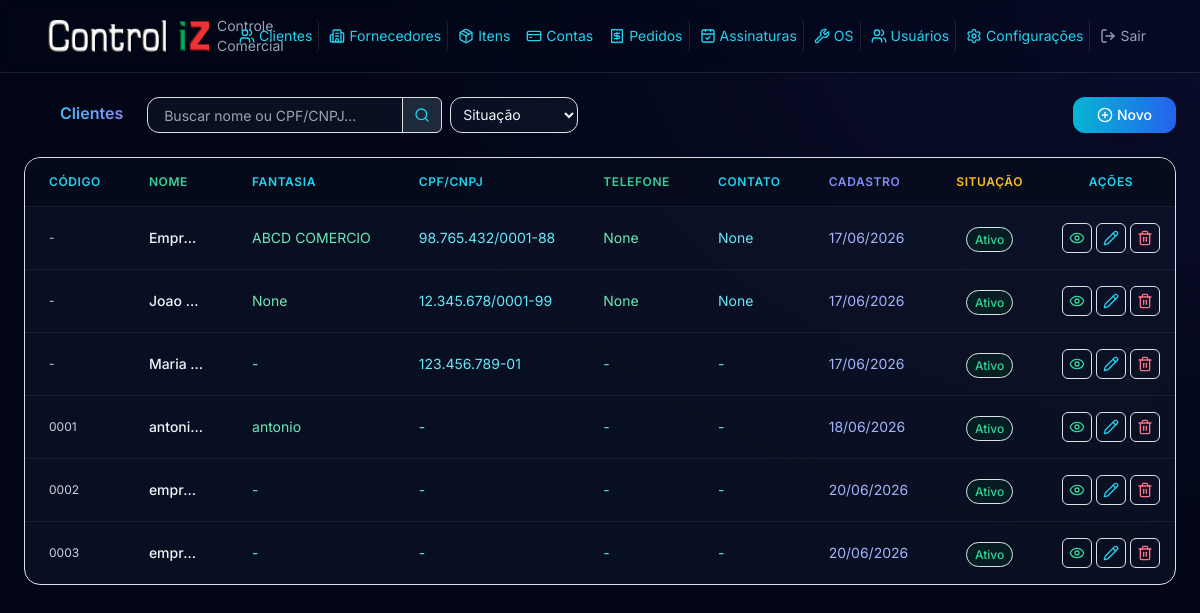
/clientes/, run on the app's committed database.
### models.py (models this page shows)
class Cliente(Base):
    __tablename__ = "clientes"
    id = Column(Integer, primary_key=True, index=True)
    codigo = Column(String(50), nullable=True)
    bling_id = Column(BigInteger, nullable=True, unique=True)
    bling_updated_at = Column(DateTime, nullable=True)
    bling_pending_sync = Column(Boolean, default=False)
    nome = Column(String(200), nullable=False)
    cpf_cnpj = Column(String(20), nullable=True)
    tipo_pessoa = Column(String(10), nullable=True)
    email = Column(String(200), nullable=True)
    telefone = Column(String(20), nullable=True)
    celular = Column(String(20), nullable=True)
    endereco = Column(String(300), nullable=True)
    bairro = Column(String(100), nullable=True)
    cidade = Column(String(100), nullable=True)
    estado = Column(String(2), nullable=True)
    cep = Column(String(10), nullable=True)
    contato = Column(String(200), nullable=True)
    fantasia = Column(String(200), nullable=True)
    inscricao_estadual = Column(String(20), nullable=True)
    inscricao_municipal = Column(String(20), nullable=True)
    situacao = Column(String(1), default="A")
    observacao = Column(Text, nullable=True)
    created_at = Column(DateTime, default=datetime.now)
    updated_at = Column(DateTime, default=datetime.now, onupdate=datetime.now)
    contas_receber = relationship("ContaReceber", back_populates="cliente")
    assinaturas = relationship("Assinatura", back_populates="cliente")
    ordens_servico = relationship("OrdemServico", back_populates="cliente")

### routers/clientes.py (the view)
@router.get("/")
def listar_clientes(request: Request, db: Session = Depends(get_db), busca: str = Query(""), situacao: str = Query("")):
    query = db.query(Cliente)
    if busca:
        query = query.filter(
            Cliente.nome.ilike(f"%{busca}%") | Cliente.cpf_cnpj.ilike(f"%{busca}%")
        )
    if situacao:
        query = query.filter(Cliente.situacao == situacao)
    clientes = query.order_by(Cliente.nome).all()
    return request.app.state.templates.TemplateResponse(
        "clientes/listar.html",
        {"request": request, "clientes": clientes, "busca": busca, "filtro_situacao": situacao}
    )

### templates/clientes/listar.html (shortened to what this page needs)
{% extends "base.html" %}
{% block content %}
<div class="flex items-center justify-between w-full mb-6 gap-4">
    <h4 class="text-transparent bg-clip-text bg-gradient-to-r from-cyan-400 to-indigo-400 font-semibold"><i data-lucide="users" class="w-6 h-6 inline me-2"></i> Clientes</h4>
    <div class="flex items-center gap-2">
        <form class="flex items-center">
            <input type="text" class="w-64 h-9 text-sm px-3 py-2 bg-slate-900/60 border border-slate-800/80 rounded-l-xl text-slate-100 focus:border-cyan-500/50" name="busca" placeholder="Buscar nome ou CPF/CNPJ..." value="{{ busca }}">
            <button class="flex items-center justify-center h-9 w-10 bg-slate-800 border border-white/10 rounded-r-md -ml-px text-cyan-400 transition" type="submit"><i data-lucide="search" class="w-4 h-4"></i></button>
            <select class="w-32 h-9 text-sm px-2 py-1 bg-slate-900/60 border border-slate-800/80 rounded-xl text-slate-100 focus:border-cyan-500/50 ml-2" name="situacao" onchange="this.form.submit()">
                <option value="">Situação</option>
            </select>
        </form>
    </div>
    <a href="/clientes/novo" class="flex items-center h-9 px-4 text-sm bg-gradient-to-r from-cyan-500 to-blue-600 hover:from-cyan-600 hover:to-blue-700 text-white rounded-xl font-medium transition-all shadow-lg shadow-cyan-500/10 flex-shrink-0 ml-auto"><i data-lucide="plus-circle" class="w-4 h-4 me-1"></i> Novo</a>
</div>
<div class="overflow-x-auto w-full">
    <div class="bg-slate-900/60 backdrop-blur-md border border-slate-800/80 rounded-2xl shadow-xl overflow-hidden">
        <table class="w-full divide-y divide-slate-800/60">
        <thead class="bg-slate-950/50">
            <tr>
                <th class="px-4 py-3 text-left text-xs font-semibold text-cyan-400 uppercase tracking-wider w-24">Código</th>
                <th class="px-4 py-3 text-left text-xs font-semibold text-emerald-400 uppercase tracking-wider">Nome</th>
                <th class="px-4 py-3 text-left text-xs font-semibold text-cyan-400 uppercase tracking-wider w-28">Fantasia</th>
                <th class="px-4 py-3 text-left text-xs font-semibold text-cyan-400 uppercase tracking-wider w-28">CPF/CNPJ</th>
                <th class="px-4 py-3 text-left text-xs font-semibold text-emerald-400 uppercase tracking-wider w-24">Telefone</th>
                <th class="px-4 py-3 text-left text-xs font-semibold text-cyan-400 uppercase tracking-wider w-20">Contato</th>
                <th class="px-4 py-3 text-left text-xs font-semibold text-indigo-400 uppercase tracking-wider w-20">Cadastro</th>
                <th class="px-4 py-3 text-center text-xs font-semibold text-amber-400 uppercase tracking-wider w-20">Situação</th>
                <th class="px-4 py-3 text-center text-xs font-semibold text-cyan-400 uppercase tracking-wider w-20">Ações</th>
            </tr>
        </thead>
        <tbody class="divide-y divide-slate-800/60">
            {% for c in clientes %}
            <tr class="hover:bg-slate-800/40 transition">
                <td class="px-4 py-3 text-xs text-slate-300" style="max-width: 3.5rem; overflow: hidden; text-overflow: ellipsis; white-space: nowrap;">{{ c.codigo|replace('CLI', '')|replace('-', '') if c.codigo else '-' }}</td>
                <td class="px-4 py-3 text-sm font-medium text-slate-100" style="max-width: 3rem; overflow: hidden; text-overflow: ellipsis; white-space: nowrap;"><a href="/clientes/{{ c.id }}">{{ c.nome }}</a></td>
                <td class="px-4 py-3 text-sm text-emerald-300" style="max-width: 12rem; overflow: hidden; text-overflow: ellipsis; white-space: nowrap;">{{ c.fantasia or '-' }}</td>
                <td class="px-4 py-3 text-sm text-cyan-300" style="max-width: 14rem; overflow: hidden; text-overflow: ellipsis; white-space: nowrap;">{{ c.cpf_cnpj|format_cpf_cnpj or '-' }}</td>
                <td class="px-4 py-3 text-sm text-emerald-300" style="max-width: 10rem; overflow: hidden; text-overflow: ellipsis; white-space: nowrap;">{{ c.telefone or c.celular or '-' }}</td>
                <td class="px-4 py-3 text-sm text-cyan-300" style="max-width: 8rem; overflow: hidden; text-overflow: ellipsis; white-space: nowrap;">{{ c.contato or '-' }}</td>
                <td class="px-4 py-3 text-sm text-indigo-300" style="max-width: 8rem; overflow: hidden; text-overflow: ellipsis; white-space: nowrap;">{{ c.created_at.strftime('%d/%m/%Y') if c.created_at else '-' }}</td>
                <td class="px-4 py-3 text-center">
                    {% if c.situacao == 'A' %}
                    <span class="px-2 py-1 text-xs font-medium bg-emerald-950/50 text-emerald-400 border border-emerald-800/50 rounded-full">Ativo</span>
                    {% elif c.situacao == 'I' %}
                    <span class="px-2 py-1 text-xs font-medium bg-rose-950/50 text-rose-400 border border-rose-800/50 rounded-full">Inativo</span>
                    {% elif c.situacao == 'S' %}
                    <span class="px-2 py-1 text-xs font-medium bg-amber-950/50 text-amber-400 border border-amber-800/50 rounded-full">Sem Mov.</span>
                    {% else %}
                    <span class="px-2 py-1 text-xs font-medium bg-slate-950/50 text-slate-400 border border-slate-800/50 rounded-full">{{ c.situacao }}</span>
                    {% endif %}
                </td>
                <td class="px-2 py-3 text-center align-middle" style="min-width: 8rem;">
                    <div class="flex items-center justify-center gap-1">
                        <a href="/clientes/{{ c.id }}" class="inline-flex p-1.5 text-emerald-400 border border-slate-700 rounded hover:bg-emerald-950/30 transition" title="Ver"><i data-lucide="eye" class="w-4 h-4"></i></a>
                        <a href="/clientes/{{ c.id }}/editar" class="inline-flex p-1.5 text-cyan-400 border border-slate-700 rounded hover:bg-cyan-950/30 transition" title="Editar"><i data-lucide="pencil" class="w-4 h-4"></i></a>
                        <button type="button" class="inline-flex p-1.5 text-rose-400 border border-slate-700 rounded hover:bg-rose-950/30 transition" onclick="confirmarExclusao('/clientes/{{ c.id }}/excluir')" title="Excluir"><i data-lucide="trash-2" class="w-4 h-4"></i></button>
                    </div>
                </td>
            </tr>
            {% else %}
            <tr><td colspan="9" class="px-4 py-12 text-center text-slate-500">Nenhum cliente cadastrado</td></tr>
            {% endfor %}
        </tbody>
    </table>
    </div>
</div>
{% endblock %}

### static/css/styles.css (style rules this page uses)
:root { --bg-primary: #0b1120; --bg-secondary: #111827; --glass-bg: rgba(17, 24, 39, 0.7); --glass-border: rgba(255, 255, 255, 0.08); --accent-primary: #0066cc; --accent-secondary: #00b359; --accent-tertiary: #e62e2e; --accent-gradient: linear-gradient(135deg, #0066cc 0%, #00b359 100%); --text-primary: #ffffff; --text-secondary: #94a3b8; --text-muted: #64748b; --success: #00b359; --warning: #f59e0b; --danger: #e62e2e; }
* { font-family: 'Inter', sans-serif; }
body { background-color: var(--bg-primary); color: var(--text-primary); min-height: 100vh; }

### data on the page
Cliente: codigo "-", nome "Empr…", fantasia "ABCD COMERCIO", cpf_cnpj "98.765.432/0001-88", telefone "None", contato "None", created_at "17/06/2026", situacao "Ativo"
Cliente: codigo "-", nome "Joao…", fantasia "None", cpf_cnpj "12.345.678/0001-99", telefone "None", contato "None", created_at "17/06/2026", situacao "Ativo"
Cliente: codigo "-", nome "Maria…", fantasia "-", cpf_cnpj "123.456.789-01", telefone+celular "-", contato "-", created_at "17/06/2026", situacao "Ativo"
Cliente: codigo "0001", nome "antoni…", fantasia "antonio", cpf_cnpj "-", telefone+celular "-", contato "-", created_at "18/06/2026", situacao "Ativo"
Cliente: codigo "0002", nome "empr…", fantasia "-", cpf_cnpj "-", telefone+celular "-", contato "-", created_at "20/06/2026", situacao "Ativo"
Cliente: codigo "0003", nome "empr…", fantasia "-", cpf_cnpj "-", telefone+celular "-", contato "-", created_at "20/06/2026", situacao "Ativo"
